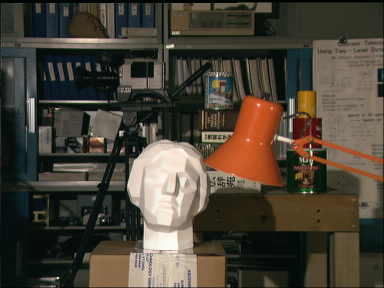
#> input picture 2/images/1.ppm, 384 x 288 px
$ python SAD.py   (older library calls are emulated)
#> lines starting #> are read from the running program, lines starting #| are printed output that depends on the picture
import numpy as np
from PIL import Image
import cv2 as cv2

def stereo_match(left_img, right_img, kernel, max_offset):
    # Load in both images, assumed to be RGBA 8bit per channel images
#> called with left_img = 'images/1.ppm', right_img = 'images/2.ppm', kernel = 6, max_offset = 30
    left_img = Image.open(left_img).convert('L')
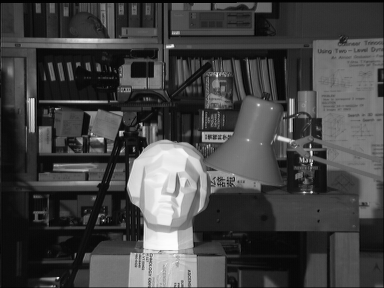
#> left_img: PIL image 384x288 L; min 0, max 253, mean 67.9
    left = np.asarray(left_img)
    print(left.shape)
#| (288, 384)
    right_img = Image.open(right_img).convert('L')
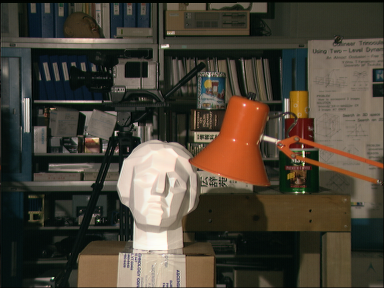
#> input picture 2/images/2.ppm, 384 x 288 px
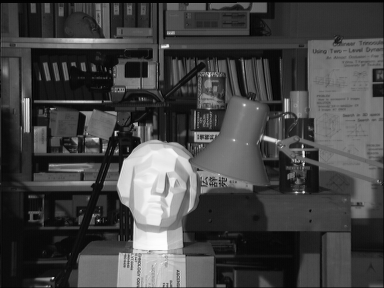
#> right_img: PIL image 384x288 L; min 0, max 253, mean 68.3
    right = np.asarray(right_img)
    w, h = left_img.size  # assume that both images are same size
#> w = 384; h = 288

    # Depth (or disparity) map
    depth = np.zeros((w, h), np.uint8)
    depth.shape = h, w

    kernel_half = int(kernel / 2)
    offset_adjust = 255 / max_offset  # this is used to map depth map output to 0-255 range

    for y in range(kernel_half, h - kernel_half):
        # print(".", end="", flush=True)  # let the user know that something is happening (slowly!)

        for x in range(kernel_half, w - kernel_half):
            best_offset = 0
            prev_sad = 65534

            for offset in range(max_offset):
                sad = 0
                sad_temp = 0

                for v in range(-kernel_half, kernel_half):
                    for u in range(-kernel_half, kernel_half):
                        sad_temp = abs(int(left[y+v, x+u]) - int(right[y+v, (x+u) - offset]))
                        sad += sad_temp

                # if this value is smaller than the previous ssd at this block
                # then it's theoretically a closer match. Store this value against
                # this block..
                if sad < prev_sad:
                    prev_sad = sad
                    best_offset = offset

            # set depth output for this x,y location to the best match
            depth[y, x] = best_offset
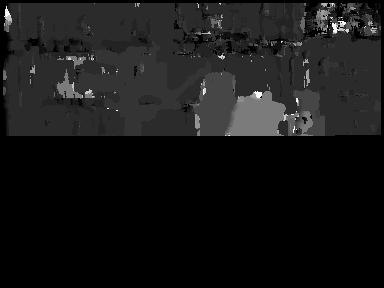
#> depth: shape (288, 384); min 0, max 29, mean 2.6; drawn with min black and max white

    # Convert to PIL and save it
    norm_image = cv2.normalize(depth, None, alpha=0, beta=1, norm_type=cv2.NORM_MINMAX, dtype=cv2.CV_32F)*255
    cv2.imwrite('depth_SAD_' + str(kernel) + "_" + str(max_offset) + '.png',norm_image)

if __name__ == '__main__':
#> (the run stopped early here; a loop or call above may not have finished)
